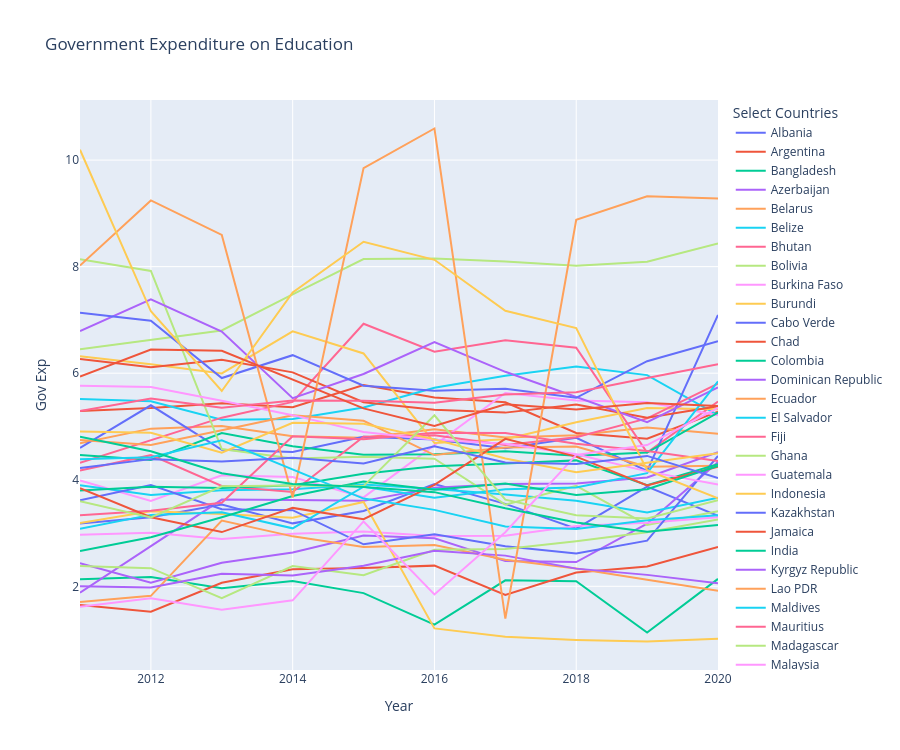

Source (notebook cell):
### Code cell
fig = px.line(
    Gov_Exp_long,
    x="Year",
    y="Gov Exp",
    color="Country Name",
    title="Government Expenditure on Education"
)

fig.update_layout(
    height=750,
    xaxis_title="Year",
    yaxis_title="Gov Exp",
    legend_title="Select Countries"
)

fig.show()

### Figure 1 — Plotly figure (JSON) as saved in the notebook; plotly's stock layout.template omitted (floating-point values rounded to 4 significant figures)
{"data": [{"hovertemplate": "Country Name=Albania<br>Year=%{x}<br>Gov Exp=%{y}<extra></extra>", "legendgroup": "Albania", "line": {"color": "#636efa", "dash": "solid"}, "marker": {"symbol": "circle"}, "mode": "lines", "name": "Albania", "orientation": "v", "showlegend": true, "type": "scatter", "x": [2011, 2012, 2013, 2014, 2015, 2016, 2017, 2018, 2019, 2020], "xaxis": "x", "y": [3.179, 3.295, 3.534, 3.182, 3.413, 3.92, 3.547, 3.082, 3.87, 3.325], "yaxis": "y"}, {"hovertemplate": "Country Name=Argentina<br>Year=%{x}<br>Gov Exp=%{y}<extra></extra>", "legendgroup": "Argentina", "line": {"color": "#EF553B", "dash": "solid"}, "marker": {"symbol": "circle"}, "mode": "lines", "name": "Argentina", "orientation": "v", "showlegend": true, "type": "scatter", "x": [2011, 2012, 2013, 2014, 2015, 2016, 2017, 2018, 2019, 2020], "xaxis": "x", "y": [5.291, 5.346, 5.437, 5.361, 5.776, 5.545, 5.454, 4.878, 4.772, 5.277], "yaxis": "y"}, {"hovertemplate": "Country Name=Bangladesh<br>Year=%{x}<br>Gov Exp=%{y}<extra></extra>", "legendgroup": "Bangladesh", "line": {"color": "#00cc96", "dash": "solid"}, "marker": {"symbol": "circle"}, "mode": "lines", "name": "Bangladesh", "orientation": "v", "showlegend": true, "type": "scatter", "x": [2011, 2012, 2013, 2014, 2015, 2016, 2017, 2018, 2019, 2020], "xaxis": "x", "y": [2.133, 2.175, 1.966, 2.099, 1.872, 1.282, 2.113, 2.095, 1.131, 2.14], "yaxis": "y"}, {"hovertemplate": "Country Name=Azerbaijan<br>Year=%{x}<br>Gov Exp=%{y}<extra></extra>", "legendgroup": "Azerbaijan", "line": {"color": "#ab63fa", "dash": "solid"}, "marker": {"symbol": "circle"}, "mode": "lines", "name": "Azerbaijan", "orientation": "v", "showlegend": true, "type": "scatter", "x": [2011, 2012, 2013, 2014, 2015, 2016, 2017, 2018, 2019, 2020], "xaxis": "x", "y": [2.436, 2.068, 2.442, 2.633, 2.952, 2.903, 2.474, 2.455, 3.176, 4.332], "yaxis": "y"}, {"hovertemplate": "Country Name=Belarus<br>Year=%{x}<br>Gov Exp=%{y}<extra></extra>", "legendgroup": "Belarus", "line": {"color": "#FFA15A", "dash": "solid"}, "marker": {"symbol": "circle"}, "mode": "lines", "name": "Belarus", "orientation": "v", "showlegend": true, "type": "scatter", "x": [2011, 2012, 2013, 2014, 2015, 2016, 2017, 2018, 2019, 2020], "xaxis": "x", "y": [4.685, 4.96, 5.009, 4.818, 4.788, 4.947, 4.795, 4.837, 4.979, 4.863], "yaxis": "y"}, {"hovertemplate": "Country Name=Belize<br>Year=%{x}<br>Gov Exp=%{y}<extra></extra>", "legendgroup": "Belize", "line": {"color": "#19d3f3", "dash": "solid"}, "marker": {"symbol": "circle"}, "mode": "lines", "name": "Belize", "orientation": "v", "showlegend": true, "type": "scatter", "x": [2011, 2012, 2013, 2014, 2015, 2016, 2017, 2018, 2019, 2020], "xaxis": "x", "y": [5.518, 5.474, 5.125, 5.14, 5.357, 5.726, 5.951, 6.128, 5.964, 5.213], "yaxis": "y"}, {"hovertemplate": "Country Name=Bhutan<br>Year=%{x}<br>Gov Exp=%{y}<extra></extra>", "legendgroup": "Bhutan", "line": {"color": "#FF6692", "dash": "solid"}, "marker": {"symbol": "circle"}, "mode": "lines", "name": "Bhutan", "orientation": "v", "showlegend": true, "type": "scatter", "x": [2011, 2012, 2013, 2014, 2015, 2016, 2017, 2018, 2019, 2020], "xaxis": "x", "y": [4.317, 4.741, 5.166, 5.462, 6.929, 6.404, 6.617, 6.478, 4.51, 5.47], "yaxis": "y"}, {"hovertemplate": "Country Name=Bolivia<br>Year=%{x}<br>Gov Exp=%{y}<extra></extra>", "legendgroup": "Bolivia", "line": {"color": "#B6E880", "dash": "solid"}, "marker": {"symbol": "circle"}, "mode": "lines", "name": "Bolivia", "orientation": "v", "showlegend": true, "type": "scatter", "x": [2011, 2012, 2013, 2014, 2015, 2016, 2017, 2018, 2019, 2020], "xaxis": "x", "y": [6.451, 6.628, 6.803, 7.478, 8.143, 8.151, 8.097, 8.016, 8.091, 8.437], "yaxis": "y"}, {"hovertemplate": "Country Name=Burkina Faso<br>Year=%{x}<br>Gov Exp=%{y}<extra></extra>", "legendgroup": "Burkina Faso", "line": {"color": "#FF97FF", "dash": "solid"}, "marker": {"symbol": "circle"}, "mode": "lines", "name": "Burkina Faso", "orientation": "v", "showlegend": true, "type": "scatter", "x": [2011, 2012, 2013, 2014, 2015, 2016, 2017, 2018, 2019, 2020], "xaxis": "x", "y": [3.985, 3.603, 4.083, 4.053, 3.67, 4.649, 5.628, 5.489, 5.456, 5.211], "yaxis": "y"}, {"hovertemplate": "Country Name=Burundi<br>Year=%{x}<br>Gov Exp=%{y}<extra></extra>", "legendgroup": "Burundi", "line": {"color": "#FECB52", "dash": "solid"}, "marker": {"symbol": "circle"}, "mode": "lines", "name": "Burundi", "orientation": "v", "showlegend": true, "type": "scatter", "x": [2011, 2012, 2013, 2014, 2015, 2016, 2017, 2018, 2019, 2020], "xaxis": "x", "y": [6.319, 6.168, 5.995, 6.785, 6.371, 4.692, 4.762, 5.079, 5.347, 5.322], "yaxis": "y"}, {"hovertemplate": "Country Name=Cabo Verde<br>Year=%{x}<br>Gov Exp=%{y}<extra></extra>", "legendgroup": "Cabo Verde", "line": {"color": "#636efa", "dash": "solid"}, "marker": {"symbol": "circle"}, "mode": "lines", "name": "Cabo Verde", "orientation": "v", "showlegend": true, "type": "scatter", "x": [2011, 2012, 2013, 2014, 2015, 2016, 2017, 2018, 2019, 2020], "xaxis": "x", "y": [4.598, 5.398, 4.562, 4.521, 4.806, 4.755, 4.593, 4.788, 4.165, 7.094], "yaxis": "y"}, {"hovertemplate": "Country Name=Chad<br>Year=%{x}<br>Gov Exp=%{y}<extra></extra>", "legendgroup": "Chad", "line": {"color": "#EF553B", "dash": "solid"}, "marker": {"symbol": "circle"}, "mode": "lines", "name": "Chad", "orientation": "v", "showlegend": true, "type": "scatter", "x": [2011, 2012, 2013, 2014, 2015, 2016, 2017, 2018, 2019, 2020], "xaxis": "x", "y": [1.647, 1.525, 2.067, 2.32, 2.343, 2.388, 1.839, 2.259, 2.372, 2.74], "yaxis": "y"}, {"hovertemplate": "Country Name=Colombia<br>Year=%{x}<br>Gov Exp=%{y}<extra></extra>", "legendgroup": "Colombia", "line": {"color": "#00cc96", "dash": "solid"}, "marker": {"symbol": "circle"}, "mode": "lines", "name": "Colombia", "orientation": "v", "showlegend": true, "type": "scatter", "x": [2011, 2012, 2013, 2014, 2015, 2016, 2017, 2018, 2019, 2020], "xaxis": "x", "y": [4.466, 4.37, 4.879, 4.629, 4.47, 4.477, 4.536, 4.449, 4.511, 5.262], "yaxis": "y"}, {"hovertemplate": "Country Name=Dominican Republic<br>Year=%{x}<br>Gov Exp=%{y}<extra></extra>", "legendgroup": "Dominican Republic", "line": {"color": "#ab63fa", "dash": "solid"}, "marker": {"symbol": "circle"}, "mode": "lines", "name": "Dominican Republic", "orientation": "v", "showlegend": true, "type": "scatter", "x": [2011, 2012, 2013, 2014, 2015, 2016, 2017, 2018, 2019, 2020], "xaxis": "x", "y": [1.879, 2.754, 3.628, 3.622, 3.604, 3.85, 3.92, 3.928, 4.043, 4.518], "yaxis": "y"}, {"hovertemplate": "Country Name=Ecuador<br>Year=%{x}<br>Gov Exp=%{y}<extra></extra>", "legendgroup": "Ecuador", "line": {"color": "#FFA15A", "dash": "solid"}, "marker": {"symbol": "circle"}, "mode": "lines", "name": "Ecuador", "orientation": "v", "showlegend": true, "type": "scatter", "x": [2011, 2012, 2013, 2014, 2015, 2016, 2017, 2018, 2019, 2020], "xaxis": "x", "y": [4.744, 4.653, 4.93, 5.21, 5.106, 4.464, 4.607, 4.625, 4.246, 4.261], "yaxis": "y"}, {"hovertemplate": "Country Name=El Salvador<br>Year=%{x}<br>Gov Exp=%{y}<extra></extra>", "legendgroup": "El Salvador", "line": {"color": "#19d3f3", "dash": "solid"}, "marker": {"symbol": "circle"}, "mode": "lines", "name": "El Salvador", "orientation": "v", "showlegend": true, "type": "scatter", "x": [2011, 2012, 2013, 2014, 2015, 2016, 2017, 2018, 2019, 2020], "xaxis": "x", "y": [3.899, 3.712, 3.801, 3.824, 3.91, 3.825, 3.725, 3.606, 3.387, 3.661], "yaxis": "y"}, {"hovertemplate": "Country Name=Fiji<br>Year=%{x}<br>Gov Exp=%{y}<extra></extra>", "legendgroup": "Fiji", "line": {"color": "#FF6692", "dash": "solid"}, "marker": {"symbol": "circle"}, "mode": "lines", "name": "Fiji", "orientation": "v", "showlegend": true, "type": "scatter", "x": [2011, 2012, 2013, 2014, 2015, 2016, 2017, 2018, 2019, 2020], "xaxis": "x", "y": [4.173, 4.462, 3.883, 3.77, 4.809, 4.836, 4.651, 4.797, 5.153, 5.805], "yaxis": "y"}, {"hovertemplate": "Country Name=Ghana<br>Year=%{x}<br>Gov Exp=%{y}<extra></extra>", "legendgroup": "Ghana", "line": {"color": "#B6E880", "dash": "solid"}, "marker": {"symbol": "circle"}, "mode": "lines", "name": "Ghana", "orientation": "v", "showlegend": true, "type": "scatter", "x": [2011, 2012, 2013, 2014, 2015, 2016, 2017, 2018, 2019, 2020], "xaxis": "x", "y": [8.141, 7.919, 4.576, 4.4, 4.434, 4.395, 3.534, 3.886, 3.153, 3.409], "yaxis": "y"}, {"hovertemplate": "Country Name=Guatemala<br>Year=%{x}<br>Gov Exp=%{y}<extra></extra>", "legendgroup": "Guatemala", "line": {"color": "#FF97FF", "dash": "solid"}, "marker": {"symbol": "circle"}, "mode": "lines", "name": "Guatemala", "orientation": "v", "showlegend": true, "type": "scatter", "x": [2011, 2012, 2013, 2014, 2015, 2016, 2017, 2018, 2019, 2020], "xaxis": "x", "y": [2.969, 3.005, 2.888, 2.986, 3.03, 2.945, 2.95, 3.132, 3.193, 3.295], "yaxis": "y"}, {"hovertemplate": "Country Name=Indonesia<br>Year=%{x}<br>Gov Exp=%{y}<extra></extra>", "legendgroup": "Indonesia", "line": {"color": "#FECB52", "dash": "solid"}, "marker": {"symbol": "circle"}, "mode": "lines", "name": "Indonesia", "orientation": "v", "showlegend": true, "type": "scatter", "x": [2011, 2012, 2013, 2014, 2015, 2016, 2017, 2018, 2019, 2020], "xaxis": "x", "y": [3.189, 3.407, 3.359, 3.288, 3.584, 1.21, 1.053, 0.9944, 0.9644, 1.016], "yaxis": "y"}, {"hovertemplate": "Country Name=Kazakhstan<br>Year=%{x}<br>Gov Exp=%{y}<extra></extra>", "legendgroup": "Kazakhstan", "line": {"color": "#636efa", "dash": "solid"}, "marker": {"symbol": "circle"}, "mode": "lines", "name": "Kazakhstan", "orientation": "v", "showlegend": true, "type": "scatter", "x": [2011, 2012, 2013, 2014, 2015, 2016, 2017, 2018, 2019, 2020], "xaxis": "x", "y": [3.614, 3.902, 3.446, 3.429, 2.789, 2.978, 2.751, 2.616, 2.857, 4.446], "yaxis": "y"}, {"hovertemplate": "Country Name=Jamaica<br>Year=%{x}<br>Gov Exp=%{y}<extra></extra>", "legendgroup": "Jamaica", "line": {"color": "#EF553B", "dash": "solid"}, "marker": {"symbol": "circle"}, "mode": "lines", "name": "Jamaica", "orientation": "v", "showlegend": true, "type": "scatter", "x": [2011, 2012, 2013, 2014, 2015, 2016, 2017, 2018, 2019, 2020], "xaxis": "x", "y": [6.267, 6.112, 6.251, 6.016, 5.455, 5.315, 5.26, 5.414, 5.164, 5.381], "yaxis": "y"}, {"hovertemplate": "Country Name=India<br>Year=%{x}<br>Gov Exp=%{y}<extra></extra>", "legendgroup": "India", "line": {"color": "#00cc96", "dash": "solid"}, "marker": {"symbol": "circle"}, "mode": "lines", "name": "India", "orientation": "v", "showlegend": true, "type": "scatter", "x": [2011, 2012, 2013, 2014, 2015, 2016, 2017, 2018, 2019, 2020], "xaxis": "x", "y": [3.796, 3.868, 3.845, 3.899, 4.115, 4.254, 4.305, 4.364, 3.897, 4.293], "yaxis": "y"}, {"hovertemplate": "Country Name=Kyrgyz Republic<br>Year=%{x}<br>Gov Exp=%{y}<extra></extra>", "legendgroup": "Kyrgyz Republic", "line": {"color": "#ab63fa", "dash": "solid"}, "marker": {"symbol": "circle"}, "mode": "lines", "name": "Kyrgyz Republic", "orientation": "v", "showlegend": true, "type": "scatter", "x": [2011, 2012, 2013, 2014, 2015, 2016, 2017, 2018, 2019, 2020], "xaxis": "x", "y": [6.791, 7.384, 6.78, 5.532, 5.986, 6.586, 6.026, 5.553, 5.08, 5.733], "yaxis": "y"}, {"hovertemplate": "Country Name=Lao PDR<br>Year=%{x}<br>Gov Exp=%{y}<extra></extra>", "legendgroup": "Lao PDR", "line": {"color": "#FFA15A", "dash": "solid"}, "marker": {"symbol": "circle"}, "mode": "lines", "name": "Lao PDR", "orientation": "v", "showlegend": true, "type": "scatter", "x": [2011, 2012, 2013, 2014, 2015, 2016, 2017, 2018, 2019, 2020], "xaxis": "x", "y": [1.708, 1.821, 3.234, 2.938, 2.737, 2.774, 2.498, 2.335, 2.122, 1.916], "yaxis": "y"}, {"hovertemplate": "Country Name=Maldives<br>Year=%{x}<br>Gov Exp=%{y}<extra></extra>", "legendgroup": "Maldives", "line": {"color": "#19d3f3", "dash": "solid"}, "marker": {"symbol": "circle"}, "mode": "lines", "name": "Maldives", "orientation": "v", "showlegend": true, "type": "scatter", "x": [2011, 2012, 2013, 2014, 2015, 2016, 2017, 2018, 2019, 2020], "xaxis": "x", "y": [3.081, 3.341, 3.388, 3.089, 3.869, 3.661, 3.823, 3.857, 4.124, 5.848], "yaxis": "y"}, {"hovertemplate": "Country Name=Mauritius<br>Year=%{x}<br>Gov Exp=%{y}<extra></extra>", "legendgroup": "Mauritius", "line": {"color": "#FF6692", "dash": "solid"}, "marker": {"symbol": "circle"}, "mode": "lines", "name": "Mauritius", "orientation": "v", "showlegend": true, "type": "scatter", "x": [2011, 2012, 2013, 2014, 2015, 2016, 2017, 2018, 2019, 2020], "xaxis": "x", "y": [3.332, 3.418, 3.568, 4.815, 4.758, 4.882, 4.879, 4.674, 4.542, 4.352], "yaxis": "y"}, {"hovertemplate": "Country Name=Madagascar<br>Year=%{x}<br>Gov Exp=%{y}<extra></extra>", "legendgroup": "Madagascar", "line": {"color": "#B6E880", "dash": "solid"}, "marker": {"symbol": "circle"}, "mode": "lines", "name": "Madagascar", "orientation": "v", "showlegend": true, "type": "scatter", "x": [2011, 2012, 2013, 2014, 2015, 2016, 2017, 2018, 2019, 2020], "xaxis": "x", "y": [2.382, 2.341, 1.777, 2.381, 2.21, 2.687, 2.701, 2.844, 3.013, 3.254], "yaxis": "y"}, {"hovertemplate": "Country Name=Malaysia<br>Year=%{x}<br>Gov Exp=%{y}<extra></extra>", "legendgroup": "Malaysia", "line": {"color": "#FF97FF", "dash": "solid"}, "marker": {"symbol": "circle"}, "mode": "lines", "name": "Malaysia", "orientation": "v", "showlegend": true, "type": "scatter", "x": [2011, 2012, 2013, 2014, 2015, 2016, 2017, 2018, 2019, 2020], "xaxis": "x", "y": [5.763, 5.739, 5.481, 5.213, 4.895, 4.752, 4.675, 4.479, 4.158, 3.912], "yaxis": "y"}, {"hovertemplate": "Country Name=Mexico<br>Year=%{x}<br>Gov Exp=%{y}<extra></extra>", "legendgroup": "Mexico", "line": {"color": "#FECB52", "dash": "solid"}, "marker": {"symbol": "circle"}, "mode": "lines", "name": "Mexico", "orientation": "v", "showlegend": true, "type": "scatter", "x": [2011, 2012, 2013, 2014, 2015, 2016, 2017, 2018, 2019, 2020], "xaxis": "x", "y": [4.904, 4.883, 4.509, 5.068, 5.051, 4.758, 4.398, 4.139, 4.32, 4.5], "yaxis": "y"}, {"hovertemplate": "Country Name=Moldova<br>Year=%{x}<br>Gov Exp=%{y}<extra></extra>", "legendgroup": "Moldova", "line": {"color": "#636efa", "dash": "solid"}, "marker": {"symbol": "circle"}, "mode": "lines", "name": "Moldova", "orientation": "v", "showlegend": true, "type": "scatter", "x": [2011, 2012, 2013, 2014, 2015, 2016, 2017, 2018, 2019, 2020], "xaxis": "x", "y": [7.136, 6.983, 5.91, 6.338, 5.767, 5.672, 5.71, 5.539, 6.226, 6.601], "yaxis": "y"}, {"hovertemplate": "Country Name=Nepal<br>Year=%{x}<br>Gov Exp=%{y}<extra></extra>", "legendgroup": "Nepal", "line": {"color": "#EF553B", "dash": "solid"}, "marker": {"symbol": "circle"}, "mode": "lines", "name": "Nepal", "orientation": "v", "showlegend": true, "type": "scatter", "x": [2011, 2012, 2013, 2014, 2015, 2016, 2017, 2018, 2019, 2020], "xaxis": "x", "y": [3.843, 3.297, 3.018, 3.472, 3.259, 3.903, 4.767, 4.434, 3.892, 4.244], "yaxis": "y"}, {"hovertemplate": "Country Name=Peru<br>Year=%{x}<br>Gov Exp=%{y}<extra></extra>", "legendgroup": "Peru", "line": {"color": "#00cc96", "dash": "solid"}, "marker": {"symbol": "circle"}, "mode": "lines", "name": "Peru", "orientation": "v", "showlegend": true, "type": "scatter", "x": [2011, 2012, 2013, 2014, 2015, 2016, 2017, 2018, 2019, 2020], "xaxis": "x", "y": [2.664, 2.923, 3.297, 3.696, 3.969, 3.813, 3.931, 3.714, 3.822, 4.259], "yaxis": "y"}, {"hovertemplate": "Country Name=Pakistan<br>Year=%{x}<br>Gov Exp=%{y}<extra></extra>", "legendgroup": "Pakistan", "line": {"color": "#ab63fa", "dash": "solid"}, "marker": {"symbol": "circle"}, "mode": "lines", "name": "Pakistan", "orientation": "v", "showlegend": true, "type": "scatter", "x": [2011, 2012, 2013, 2014, 2015, 2016, 2017, 2018, 2019, 2020], "xaxis": "x", "y": [2.001, 1.979, 2.237, 2.204, 2.386, 2.668, 2.576, 2.332, 2.215, 2.057], "yaxis": "y"}, {"hovertemplate": "Country Name=Namibia<br>Year=%{x}<br>Gov Exp=%{y}<extra></extra>", "legendgroup": "Namibia", "line": {"color": "#FFA15A", "dash": "solid"}, "marker": {"symbol": "circle"}, "mode": "lines", "name": "Namibia", "orientation": "v", "showlegend": true, "type": "scatter", "x": [2011, 2012, 2013, 2014, 2015, 2016, 2017, 2018, 2019, 2020], "xaxis": "x", "y": [8.021, 9.243, 8.595, 3.667, 9.851, 10.59, 1.395, 8.881, 9.323, 9.278], "yaxis": "y"}, {"hovertemplate": "Country Name=Rwanda<br>Year=%{x}<br>Gov Exp=%{y}<extra></extra>", "legendgroup": "Rwanda", "line": {"color": "#19d3f3", "dash": "solid"}, "marker": {"symbol": "circle"}, "mode": "lines", "name": "Rwanda", "orientation": "v", "showlegend": true, "type": "scatter", "x": [2011, 2012, 2013, 2014, 2015, 2016, 2017, 2018, 2019, 2020], "xaxis": "x", "y": [4.383, 4.421, 4.742, 4.196, 3.647, 3.435, 3.125, 3.074, 3.238, 3.333], "yaxis": "y"}, {"hovertemplate": "Country Name=South Africa<br>Year=%{x}<br>Gov Exp=%{y}<extra></extra>", "legendgroup": "South Africa", "line": {"color": "#FF6692", "dash": "solid"}, "marker": {"symbol": "circle"}, "mode": "lines", "name": "South Africa", "orientation": "v", "showlegend": true, "type": "scatter", "x": [2011, 2012, 2013, 2014, 2015, 2016, 2017, 2018, 2019, 2020], "xaxis": "x", "y": [5.289, 5.523, 5.351, 5.49, 5.483, 5.444, 5.599, 5.644, 5.912, 6.171], "yaxis": "y"}, {"hovertemplate": "Country Name=St. Lucia<br>Year=%{x}<br>Gov Exp=%{y}<extra></extra>", "legendgroup": "St. Lucia", "line": {"color": "#B6E880", "dash": "solid"}, "marker": {"symbol": "circle"}, "mode": "lines", "name": "St. Lucia", "orientation": "v", "showlegend": true, "type": "scatter", "x": [2011, 2012, 2013, 2014, 2015, 2016, 2017, 2018, 2019, 2020], "xaxis": "x", "y": [3.599, 3.291, 3.877, 3.891, 3.881, 5.21, 3.627, 3.333, 3.273, 3.615], "yaxis": "y"}, {"hovertemplate": "Country Name=Sierra Leone<br>Year=%{x}<br>Gov Exp=%{y}<extra></extra>", "legendgroup": "Sierra Leone", "line": {"color": "#FF97FF", "dash": "solid"}, "marker": {"symbol": "circle"}, "mode": "lines", "name": "Sierra Leone", "orientation": "v", "showlegend": true, "type": "scatter", "x": [2011, 2012, 2013, 2014, 2015, 2016, 2017, 2018, 2019, 2020], "xaxis": "x", "y": [1.615, 1.778, 1.561, 1.738, 3.218, 1.848, 3.015, 4.468, 4.652, 5.347], "yaxis": "y"}, {"hovertemplate": "Country Name=Timor-Leste<br>Year=%{x}<br>Gov Exp=%{y}<extra></extra>", "legendgroup": "Timor-Leste", "line": {"color": "#FECB52", "dash": "solid"}, "marker": {"symbol": "circle"}, "mode": "lines", "name": "Timor-Leste", "orientation": "v", "showlegend": true, "type": "scatter", "x": [2011, 2012, 2013, 2014, 2015, 2016, 2017, 2018, 2019, 2020], "xaxis": "x", "y": [10.19, 7.162, 5.666, 7.514, 8.467, 8.128, 7.171, 6.848, 4.18, 3.653], "yaxis": "y"}, {"hovertemplate": "Country Name=Turkiye<br>Year=%{x}<br>Gov Exp=%{y}<extra></extra>", "legendgroup": "Turkiye", "line": {"color": "#636efa", "dash": "solid"}, "marker": {"symbol": "circle"}, "mode": "lines", "name": "Turkiye", "orientation": "v", "showlegend": true, "type": "scatter", "x": [2011, 2012, 2013, 2014, 2015, 2016, 2017, 2018, 2019, 2020], "xaxis": "x", "y": [4.222, 4.387, 4.345, 4.413, 4.306, 4.628, 4.324, 4.297, 4.448, 4.034], "yaxis": "y"}, {"hovertemplate": "Country Name=Ukraine<br>Year=%{x}<br>Gov Exp=%{y}<extra></extra>", "legendgroup": "Ukraine", "line": {"color": "#EF553B", "dash": "solid"}, "marker": {"symbol": "circle"}, "mode": "lines", "name": "Ukraine", "orientation": "v", "showlegend": true, "type": "scatter", "x": [2011, 2012, 2013, 2014, 2015, 2016, 2017, 2018, 2019, 2020], "xaxis": "x", "y": [5.938, 6.443, 6.42, 5.875, 5.34, 5.01, 5.417, 5.32, 5.441, 5.382], "yaxis": "y"}, {"hovertemplate": "Country Name=Thailand<br>Year=%{x}<br>Gov Exp=%{y}<extra></extra>", "legendgroup": "Thailand", "line": {"color": "#00cc96", "dash": "solid"}, "marker": {"symbol": "circle"}, "mode": "lines", "name": "Thailand", "orientation": "v", "showlegend": true, "type": "scatter", "x": [2011, 2012, 2013, 2014, 2015, 2016, 2017, 2018, 2019, 2020], "xaxis": "x", "y": [4.806, 4.537, 4.124, 3.919, 3.864, 3.768, 3.465, 3.198, 3.022, 3.153], "yaxis": "y"}], "layout": {"height": 750, "legend": {"title": {"text": "Select Countries"}, "tracegroupgap": 0}, "title": {"text": "Government Expenditure on Education"}, "xaxis": {"anchor": "y", "domain": [0, 1], "title": {"text": "Year"}}, "yaxis": {"anchor": "x", "domain": [0, 1], "title": {"text": "Gov Exp"}}}}
